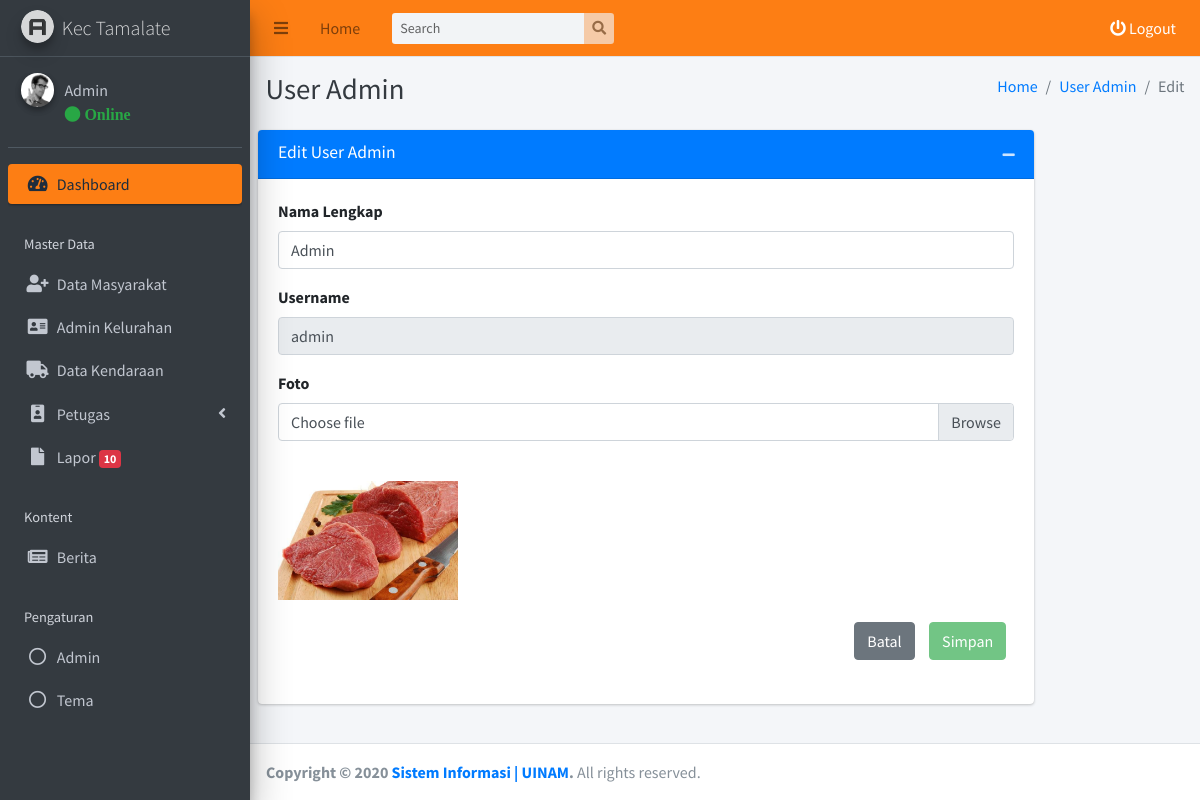
Screenshot of /kecamatan/admin/user/edit.php?id_admin=1 (signed in) with the database file from the repository.
### tables this page shows
CREATE TABLE `tb_akun_kecamatan` (
  `id_akun_kecamatan` int(11) NOT NULL,
  `nama_akun_kecamatan` varchar(255) NOT NULL,
  `username_akun_kecamatan` varchar(255) NOT NULL,
  `password_akun_kecamatan` varchar(255) NOT NULL,
  `foto_akun_kecamatan` varchar(255) NOT NULL,
  `status_akun_kecamatan` varchar(255) NOT NULL
);

### kecamatan/admin/user/edit.php (the view, shortened to what this page needs)
<?php
require_once '../template/header/header.php';
$id_admin = $_GET['id_admin'];
$result = mysqli_query($conn, "SELECT * FROM tb_akun_kecamatan WHERE id_akun_kecamatan = '$id_admin'");
$dta = mysqli_fetch_assoc($result);
?>
  <div class="content-wrapper">
    <div class="content-header">
      <div class="container-fluid">
        <div class="row mb-2">
          <div class="col-sm-6">
            <h1 class="m-0 text-dark">User Admin</h1>
          </div>
          <div class="col-sm-6">
            <ol class="breadcrumb float-sm-right">
              <li class="breadcrumb-item"><a href="../">Home</a></li>
              <li class="breadcrumb-item"><a href="../user/data.php">User Admin</a></li>
              <li class="breadcrumb-item active">Edit</li>
            </ol>
          </div>
        </div>
      </div>
    </div>
    <section class="content">
      <div class="row">
        <div class="col-md-10">
          <div class="card card-primary">
            <div class="card-header">
              <h3 class="card-title">Edit User Admin</h3>
              <div class="card-tools">
                <button type="button" class="btn btn-tool" data-card-widget="collapse" data-toggle="tooltip" title="Collapse">
                  <i class="fas fa-minus"></i></button>
              </div>
            </div>
            <form method="POST" action="controller.php" enctype="multipart/form-data">
            <div class="card-body">
              <div class="form-group">
                <label for="inputName">Nama Lengkap</label>
                <input type="text" value="<?= $dta['nama_akun_kecamatan'] ?>" id="nama_admin" name="nama_admin"class="form-control">
              </div>
              <div class="form-group">
                <label for="inputName">Username</label>
                <input type="text" value="<?= $dta['username_akun_kecamatan'] ?>" disabled id="username" name="username"class="form-control">
              </div>
              <div class="form-group">
                    <label for="customFile">Foto</label>
                    <div class="custom-file">
                      <label class="custom-file-label" for="foto_admin">Choose file</label>
                    </div>
                  </div>
                  <br>
                  <img style="max-width:180px; max-height:180px;" id="blah" src="foto/<?php echo $dta['foto_akun_kecamatan'] ?>" alt="your image" />
              <div class="col-12">
              <button type="submit" name="edit_admin" id="edit_admin" disabled="" class="btn btn-success float-right" style="margin-top: 3% ; margin-left: 2%;">Simpan</button>
              <a href="../user/data.php" class="btn btn-secondary float-right" style="margin-top: 3% ;">Batal</a>
            </div>
            </form>
            </div>
            <br>
          </div>
        </div>
      </div>
    </div>
<?php
require '../template/footer/footer.php';
?>

### kecamatan/admin/template/header/header.php (shortened to what this page needs)
<?php
require('../../../koneksi.php');
$get_id_session = $_SESSION['get_id_kecamatan'];
$query_header_akun = mysqli_query($conn, "SELECT * FROM tb_akun_kecamatan WHERE id_akun_kecamatan = '$get_id_session'");
$get_data_akun = mysqli_fetch_assoc($query_header_akun);
$nama_header = $get_data_akun['nama_akun_kecamatan'];
?>
<!DOCTYPE html>
<html>
<head>
  <link rel="stylesheet" href="../../../assets/plugins/fontawesome-free/css/all.min.css">
  <link rel="stylesheet" href="../../../assets/plugins/summernote/summernote-bs4.css">
  <link rel="stylesheet" href="../../../assets/plugins/ekko-lightbox/ekko-lightbox.css">
  <link rel="stylesheet" href="https://code.ionicframework.com/ionicons/2.0.1/css/ionicons.min.css">
  <link rel="stylesheet" href="../../../assets/plugins/tempusdominus-bootstrap-4/css/tempusdominus-bootstrap-4.min.css">
  <link rel="stylesheet" href="../../../assets/plugins/datatables-bs4/css/dataTables.bootstrap4.min.css">
  <link rel="stylesheet" href="../../../assets/plugins/datatables-responsive/css/responsive.bootstrap4.min.css">
  <link href="https://cdn.jsdelivr.net/gh/gitbrent/bootstrap-switch-button@1.1.0/css/bootstrap-switch-button.min.css" rel="stylesheet">
  <link rel="stylesheet" href="../../../assets/dist/css/adminlte.min.css">
  <link rel="stylesheet" href="../../../assets/plugins/overlayScrollbars/css/OverlayScrollbars.min.css">
</head>
<body class="hold-transition sidebar-mini layout-fixed">
<div class="wrapper">
  <nav class="main-header navbar navbar-expand navbar-orange navbar-light">
    <ul class="navbar-nav">
      <li class="nav-item">
        <a class="nav-link" data-widget="pushmenu" href="#" role="button"><i class="fas fa-bars"></i></a>
      </li>
      <li class="nav-item d-none d-sm-inline-block">
        <a href="../index.php" class="nav-link">Home</a>
      </li>
    </ul>
    <form class="form-inline ml-3">
      <div class="input-group input-group-sm">
        <input class="form-control form-control-navbar" type="search" placeholder="Search" aria-label="Search">
        <div class="input-group-append">
          <button class="btn btn-navbar" type="submit">
            <i class="fas fa-search"></i>
          </button>
        </div>
      </div>
    </form>
    <ul class="navbar-nav ml-auto">
      <li class="nav-item">
        <a style="color: white;" class="nav-link" data-toggle="modal" data-target="#modal-default"  href="" role="button">
          <i class="fas fa fa-power-off" style="color: white;"></i> Logout
        </a>
      </li>
    </ul>
  </nav>
  <aside class="main-sidebar sidebar-dark-orange elevation-5">
    <a href="../index.php" class="brand-link">
      <img src="../../../assets/dist/img/AdminLTELogo.png" alt="Logo Kabupaten Soppeng" class="brand-image img-circle elevation-3"
           style="opacity: .8">
      <span class="brand-text font-weight-light">Kec Tamalate</span>
    </a>
    <div class="sidebar">
      <div class="user-panel mt-3 pb-3 mb-3 d-flex">
        <div class="image">
          <img src="../../../assets/dist/img/user2-160x160.jpg" class="img-circle elevation-2" alt="User Image">
        </div>
        <div class="info">
          <a href="#" class="d-block"><?= $nama_header ?></a>
          <a href="#"<i class="fa fa-circle text-success"></i> Online</a>
        </div>
      </div>
      <nav class="mt-2">
        <ul class="nav nav-pills nav-sidebar flex-column" data-widget="treeview" role="menu" data-accordion="false">
          <li class="nav-item has-treeview menu-open">
            <a href="../" class="nav-link active">
              <i class="nav-icon fas fa-tachometer-alt"></i>
              <p>
                Dashboard
              </p>
            </a>
          </li>
          <li class="nav-header">Master Data</li>
          <li class="nav-item">
            <a href="../masyarakat/data.php" class="nav-link">
              <i class="nav-icon fa fa-user-plus"></i>
              <p>
                Data Masyarakat
              </p>
            </a>
          </li>
          <li class="nav-item">
            <a href="../admin-kelurahan/data.php" class="nav-link">
              <i class="nav-icon fa fa-address-card"></i>
              <p>
                Admin Kelurahan
              </p>
            </a>
          </li>
          <li class="nav-item">
            <a href="../kendaraan/data.php" class="nav-link">
              <i class="nav-icon fa fa-truck"></i>
              <p>
                Data Kendaraan
              </p>
            </a>
          </li>
          <li class="nav-item">
            <a href="" class="nav-link">
              <i class="nav-icon fa fa-id-badge"></i>
              <p>
                Petugas
                <i class="fas fa-angle-left right"></i>
              </p>
            </a>
          </li>
          <li class="nav-item">
          <?php
            $laporan = mysqli_query($conn, "SELECT * FROM tb_laporan WHERE staus_laporan = 'New'");
            $row_laporan = mysqli_num_rows($laporan);
            $row_laporan_final = $row_laporan;
          ?>
            <a href="#" class="nav-link">
              <i class="far fa fa-file nav-icon"></i>
              <p>
                Lapor
                <span class="badge badge-danger"><?= $row_laporan_final ?></span>
              </p>
            </a>
          </li>
          <li class="nav-header">Kontent</li>
          <li class="nav-item">
            <a href="../berita/data.php" class="nav-link">
              <i class="far fa fa-newspaper nav-icon"></i>
              <p>
                Berita
              </p>
            </a>
          </li>
          <li class="nav-header">Pengaturan</li>
          <li class="nav-item">
            <a href="../user/data.php" class="nav-link">
              <i class="far fa-circle nav-icon"></i>
              <p>
                Admin
              </p>
            </a>
          </li>
          <li class="nav-item">
            <a class="nav-link" data-widget="control-sidebar" data-slide="true" href="#" role="button">
              <i class="far fa-circle nav-icon"></i>
              <p>
                Tema
              </p>
            </a>
          </li>
          <li class="nav-header"></li>
          <li class="nav-header"></li>
        </ul>
      </nav>
    </div>
  </aside>

### rows the page displays
tb_akun_kecamatan: nama_akun_kecamatan "Admin", nama_admin "Admin", username "admin", foto_akun_kecamatan (picture)

### other values shown
$row_laporan_final "10"
